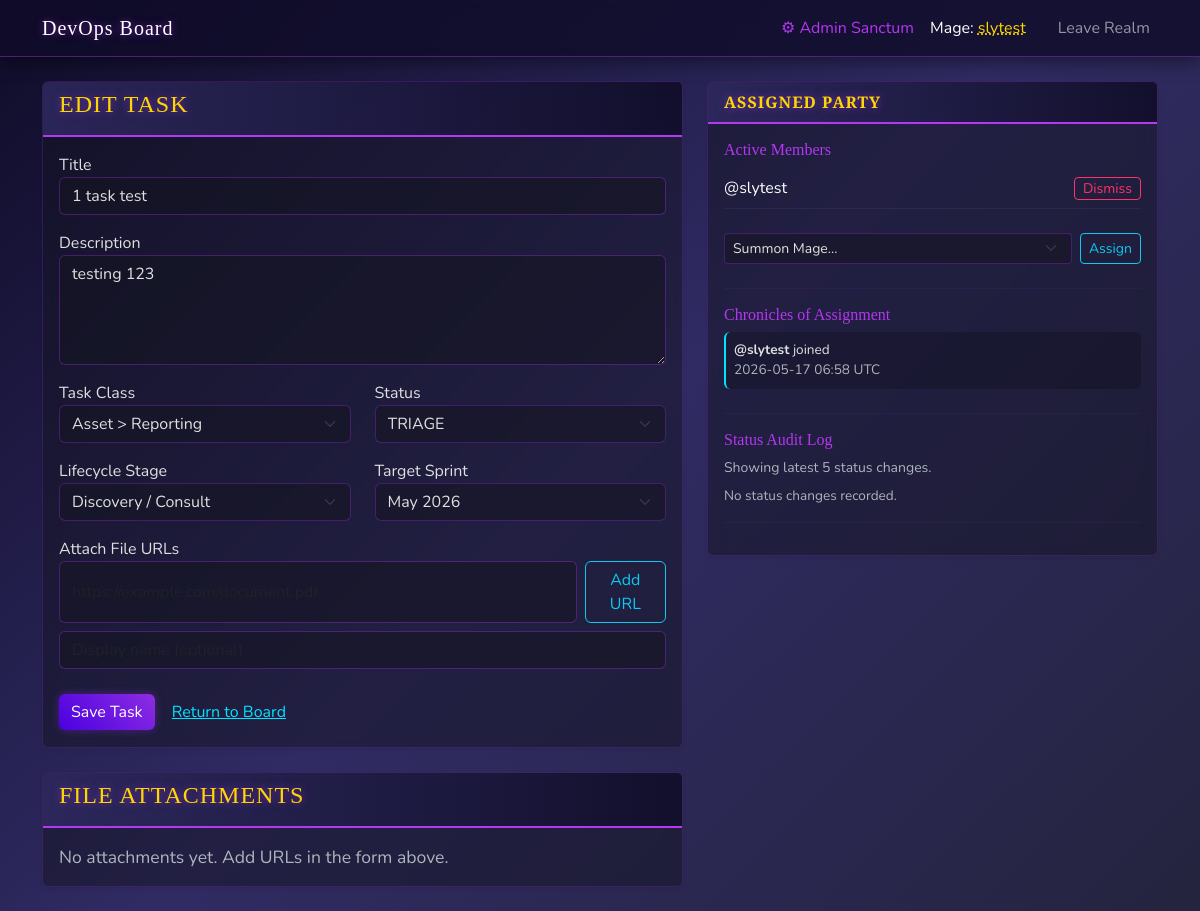
Page /edit/1 (signed in) on the committed database.
### app.py (models this page shows)
class User(UserMixin, db.Model):
    id = db.Column(db.Integer, primary_key=True)
    username = db.Column(db.String(150), unique=True, nullable=False)
    password_hash = db.Column(db.String(150), nullable=False)
    is_admin = db.Column(db.Boolean, default=False)
    tasks = db.relationship('Task', backref='author', lazy=True)

class Task(db.Model):
    id = db.Column(db.Integer, primary_key=True)
    title = db.Column(db.String(200), nullable=False)
    description = db.Column(db.Text, nullable=True)
    status = db.Column(db.String(50), nullable=False, default='TRIAGE')
    lifecycle_stage = db.Column(db.String(100), nullable=False, default='Discovery / Consult') # <-- NEW
    user_id = db.Column(db.Integer, db.ForeignKey('user.id'), nullable=False) # Original creator
    work_class_id = db.Column(db.Integer, db.ForeignKey('work_class.id'), nullable=True)
    assignments = db.relationship('TaskAssignment', backref='task', lazy=True, cascade="all, delete-orphan")
    status_logs = db.relationship('TaskStatusLog', backref='task', lazy=True, cascade="all, delete-orphan")
    attachments = db.relationship('TaskAttachment', backref='task', lazy=True, cascade="all, delete-orphan")
    sprint_id = db.Column(db.Integer, db.ForeignKey('sprint.id'), nullable=True)

class TaskAssignment(db.Model):
    id = db.Column(db.Integer, primary_key=True)
    task_id = db.Column(db.Integer, db.ForeignKey('task.id'), nullable=False)
    user_id = db.Column(db.Integer, db.ForeignKey('user.id'), nullable=False)
    assigned_at = db.Column(db.DateTime, default=datetime.utcnow)
    unassigned_at = db.Column(db.DateTime, nullable=True)
    is_active = db.Column(db.Boolean, default=True)
    user = db.relationship('User')

### app.py (the view, shortened to what this page needs)
@app.route('/edit/<int:task_id>', methods=['GET', 'POST'])
@login_required
def edit_task(task_id):
    task = Task.query.get_or_404(task_id)
    sprints = Sprint.query.all()
    work_classes = WorkClass.query.all()
    all_users = User.query.all() # Fetch all users for the assignment dropdown
    form = TaskForm(obj=task)
    form.status.choices = [(s, s) for s in ALLOWED_STATUSES]
    form.lifecycle_stage.choices = [(stage, stage) for stage in LIFECYCLE_STAGES]
    form.work_class_id.choices = [('', '-- Unclassified --')] + [(str(c.id), c.full_path) for c in work_classes]
    form.sprint_id.choices = [('', '-- Unassigned --')] + [(str(s.id), s.name) for s in sprints]
    if request.method == 'GET':
        form.work_class_id.data = str(task.work_class_id) if task.work_class_id else ''
        form.sprint_id.data = str(task.sprint_id) if task.sprint_id else ''
    return render_template('form.html', action="Edit", form=form, task=task, all_users=all_users, sprints=sprints, lifecycles=LIFECYCLE_STAGES)

### templates/form.html (shortened to what this page needs)
{% extends 'base.html' %}
{% block content %}
<div class="row">
    <div class="{% if task %}col-md-7{% else %}col-md-8 mx-auto{% endif %}">
        <div class="card fantasy-board-card shadow-sm mb-4">
            <div class="card-header fantasy-header"><h4>{{ action }} Task</h4></div>
            <div class="card-body">
                <form method="POST">
                    <div class="mb-3">
                        <label>Title</label>
                        {{ form.title(class="form-control") }}
                    </div>
                    <div class="mb-3">
                        <label>Description</label>
                        {{ form.description(class="form-control", rows=4) }}
                    </div>
                    <div class="row">
                        <div class="col-md-6 mb-3">
                            <label>Task Class</label>
                            {{ form.work_class_id(class="form-select") }}
                        </div>
                        <div class="col-md-6 mb-3">
                            <label>Status</label>
                            {{ form.status(class="form-select") }}
                        </div>
                        <div class="col-md-6 mb-3">
                            <label>Lifecycle Stage</label>
                            {{ form.lifecycle_stage(class="form-select") }}
                        </div>
                        <div class="col-md-6 mb-3">
                            <label>Target Sprint</label>
                            {{ form.sprint_id(class="form-select") }}
                        </div>
                    </div>
                    <div class="mb-3">
                        <label>Attach File URLs</label>
                        <div class="d-flex gap-2 mb-2">
                            <input type="url" id="attachment-url-input" class="form-control" placeholder="https://example.com/document.pdf">
                            <button type="button" id="add-attachment-btn" class="btn btn-outline-info">Add URL</button>
                        </div>
                            <div class="d-flex gap-2 mb-2">
                                <input type="text" id="attachment-label-input" class="form-control" placeholder="Display name (optional)">
                            </div>
                    </div>
                    {{ form.submit(class="btn btn-primary btn-fantasy") }}
                    <a href="{{ url_for('index') }}" class="btn btn-link" style="color: #00e5ff;">Return to Board</a>
                </form>
            </div>
        </div>
        {% if task %}
        <div class="card fantasy-board-card shadow-sm mb-4">
            <div class="card-header fantasy-header"><h4>File Attachments</h4></div>
            <div class="card-body">
                {% if task.attachments %}
                    <div class="d-grid gap-3">
                        {% for attachment in task.attachments %}
                            {% set file_info = get_file_type_info(attachment.url) %}
                            <div class="card bg-dark border-2" style="border-color: {{ file_info.color }} !important;">
                                <div class="card-body p-3">
                                    <div class="row align-items-center">
                                        <div class="col-auto text-center" style="flex-shrink: 0;">
                                            <div style="font-size: 2.5em; line-height: 1;">{{ file_info.icon }}</div>
                                        </div>
                                        <div class="col" style="min-width: 0;">
                                            <div class="mb-2">
                                                <span class="badge" style="background-color: {{ file_info.color }}; font-size: 0.9em;">{{ file_info.label }}</span>
                                            </div>
                                            <div style="word-break: break-word;">
                                                {% if attachment.label %}
                                                    <p style="color: #00e5ff; cursor: pointer; font-size: 1.1em; margin-bottom: 0.5em;" class="edit-label" data-attachment-id="{{ attachment.id }}" data-task-id="{{ task.id }}">{{ attachment.label }}</p>
                                                {% else %}
                                                    <p style="color: #999; cursor: pointer; font-size: 1.1em; margin-bottom: 0.5em; font-style: italic;" class="edit-label" data-attachment-id="{{ attachment.id }}" data-task-id="{{ task.id }}">(Click to add name)</p>
                                                {% endif %}
                                            </div>
                                        </div>
                                        <div class="col-auto">
                                            <a href="{{ attachment.url }}" target="_blank" rel="noopener noreferrer" class="btn btn-sm btn-outline-light mb-2" style="font-size: 0.95em;">Open</a>
                                            <form action="{{ url_for('delete_attachment', task_id=task.id, attachment_id=attachment.id) }}" method="POST" class="m-0">
                                                <input type="hidden" name="csrf_token" value="{{ csrf_token() }}">
                                                <button type="submit" class="btn btn-sm btn-outline-danger w-100" style="font-size: 0.95em;">Remove</button>
                                            </form>
                                        </div>
                                    </div>
                                </div>
                            </div>
                        {% endfor %}
                    </div>
                {% else %}
                    <div class="text-muted" style="font-size: 1.1em;">No attachments yet. Add URLs in the form above.</div>
                {% endif %}
            </div>
        </div>
        {% endif %}
    </div>
    {% if task %}
    <div class="col-md-5">
        <div class="card fantasy-board-card shadow-sm mb-4">
            <div class="card-header fantasy-header d-flex justify-content-between align-items-center">
                <span>Assigned Party</span>
            </div>
            <div class="card-body">
                <h6 style="color: #b537f2; font-family: 'Cinzel', serif;">Active Members</h6>
                <ul class="list-group list-group-flush mb-4">
                    {% for assignment in task.assignments if assignment.is_active %}
                    <li class="list-group-item bg-transparent d-flex justify-content-between align-items-center px-0" style="border-bottom: 1px solid rgba(255,255,255,0.05);">
                        <span style="color: #fff;">@{{ assignment.user.username }}</span>
                        <form action="{{ url_for('unassign_user', task_id=task.id, assignment_id=assignment.id) }}" method="POST" class="m-0">
                            <button type="submit" class="btn btn-sm btn-outline-danger py-0">Dismiss</button>
                        </form>
                    </li>
                    {% else %}
                    <li class="list-group-item bg-transparent text-muted px-0">No active members.</li>
                    {% endfor %}
                </ul>
                <form action="{{ url_for('assign_user', task_id=task.id) }}" method="POST" class="d-flex gap-2 mb-4">
                    <select name="user_id" class="form-select form-select-sm" required>
                        <option value="" disabled selected>Summon Mage...</option>
                    </select>
                    <button type="submit" class="btn btn-sm btn-outline-info">Assign</button>
                </form>
                <hr style="border-color: rgba(181, 55, 242, 0.3);">
                <h6 style="color: #b537f2; font-family: 'Cinzel', serif;" class="mt-3">Chronicles of Assignment</h6>
                <div class="overflow-auto" style="max-height: 200px; font-size: 0.85em;">
                    <ul class="list-unstyled mb-0">
                        {% for assignment in task.assignments|sort(attribute='assigned_at', reverse=True) %}
                            <li class="mb-2 p-2 rounded" style="background: rgba(0,0,0,0.2); border-left: 2px solid {% if assignment.is_active %}#00e5ff{% else %}#ff3366{% endif %}; color: #e0e0e0;">
                                <strong>@{{ assignment.user.username }}</strong> joined<br>
                                <span class="text-muted">{{ assignment.assigned_at.strftime('%Y-%m-%d %H:%M') }} UTC</span>
                            </li>
                        {% endfor %}
                    </ul>
                </div>
                <hr style="border-color: rgba(181, 55, 242, 0.3);">
                <h6 style="color: #b537f2; font-family: 'Cinzel', serif;" class="mt-3">Status Audit Log</h6>
                {% set logs = task.status_logs|sort(attribute='changed_at', reverse=True) %}
                <div class="d-flex justify-content-between align-items-center mb-2">
                    <small class="text-muted">Showing latest 5 status changes.</small>
                </div>
                <div class="overflow-auto" style="max-height: 250px; font-size: 0.85em;">
                    {% if logs %}
                        <ul class="list-unstyled mb-0" id="status-log-list">
                            {% for log in logs %}
                                {% set is_hidden = loop.index0 >= 5 %}
                                {% if log.new_status == 'RESOLVED' %}
                                    {% set new_badge = 'badge bg-success' %}
                                {% elif log.new_status == 'DOING' %}
                                    {% set new_badge = 'badge bg-info text-dark' %}
                                {% elif log.new_status == 'BACKLOG' %}
                                    {% set new_badge = 'badge bg-warning text-dark' %}
                                {% elif log.new_status == 'TO DO' %}
                                    {% set new_badge = 'badge bg-primary' %}
                                {% else %}
                                    {% set new_badge = 'badge bg-secondary' %}
                                {% endif %}
                                {% if log.old_status == 'RESOLVED' %}
                                    {% set old_badge = 'badge bg-success' %}
                                {% elif log.old_status == 'DOING' %}
                                    {% set old_badge = 'badge bg-info text-dark' %}
                                {% elif log.old_status == 'BACKLOG' %}
                                    {% set old_badge = 'badge bg-warning text-dark' %}
                                {% elif log.old_status == 'TO DO' %}
                                    {% set old_badge = 'badge bg-primary' %}
                                {% else %}
                                    {% set old_badge = 'badge bg-secondary' %}
                                {% endif %}
                                <li class="mb-2 p-2 rounded status-log-item{% if is_hidden %} d-none{% endif %}" style="background: rgba(0,0,0,0.2); border-left: 2px solid #00e5ff; color: #e0e0e0;" data-hidden="{{ 'true' if is_hidden else 'false' }}">
                                    <strong>{{ log.changed_by.username }}</strong> changed status<br>
                                    <span class="{{ old_badge }}">{{ log.old_status }}</span>
                                    <span class="mx-1 text-white">&rarr;</span>
                                    <span class="{{ new_badge }}">{{ log.new_status }}</span><br>
                                    <span class="text-muted">{{ log.changed_at.strftime('%Y-%m-%d %H:%M') }} UTC</span>
                                </li>
                            {% endfor %}
                        </ul>
                    {% else %}
                        <div class="text-muted">No status changes recorded.</div>
                    {% endif %}
                </div>
                <hr style="border-color: rgba(181, 55, 242, 0.3);">
            </div>
        </div>
    </div>
    {% endif %}
</div>
{% endblock %}

### templates/base.html (shortened to what this page needs)
<!DOCTYPE html>
<html>
<head>
    <link href="https://cdn.jsdelivr.net/npm/bootstrap@5.3.0/dist/css/bootstrap.min.css" rel="stylesheet">
    <link rel="stylesheet" href="{{ url_for('static', filename='style.css') }}">
</head>
<body class="bg-light">
    <nav class="navbar navbar-expand-lg navbar-dark bg-dark">
        <div class="container">
            <a class="navbar-brand" href="{{ url_for('index') }}">DevOps Board</a>
            <div class="navbar-nav ms-auto">
                {% if current_user.is_authenticated %}
                    {% if current_user.is_admin %}
                        <a class="nav-item nav-link" href="{{ url_for('admin_classes') }}" style="color: #b537f2;">&#9881; Admin Sanctum</a>
                    {% endif %}
                    <a class="nav-item nav-link text-white me-3" href="{{ url_for('profile') }}" style="transition: all 0.2s ease;">Mage: <span style="color:#ffd700; text-decoration: underline dotted;">{{ current_user.username }}</span></a>
                    <a class="nav-item nav-link" href="{{ url_for('logout') }}">Leave Realm</a>
                {% else %}
                    <a class="nav-item nav-link" href="{{ url_for('login') }}">Enter Realm</a>
                    <a class="nav-item nav-link" href="{{ url_for('register') }}">Join Guild</a>
                {% endif %}
            </div>
        </div>
    </nav>
    <div class="container mt-4">
        {% block content %}{% endblock %}
    </div>
</body>
</html>

### rows in the picture
User: username "slytest"
Task: title "1 task test", description "testing 123", work_class_id "Asset > Reporting", status "TRIAGE", lifecycle_stage "Discovery / Consult", sprint_id "May 2026"
TaskAssignment: user.username "slytest", assigned_at "2026-05-17 06:58"

### other values in the picture
{{ action }} "EDIT"
